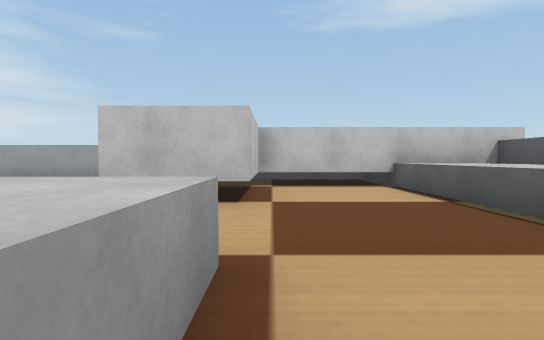
View 1 (above)

21 first-person views from a walk through a world built for the Webots simulator. The camera is 0.06 m above the floor, tilts 2° down and sees 80° across. The floor is counted in squares, 0.1 m on a side. Each view is taken from the middle of a square. On the plan, view 1 faces up. The plan holds only what a view shows up to about 10 squares ahead; the rest is blank. The robots in the file are not drawn. Webots' stock objects and surfaces are drawn as simple stand-ins.

View 2
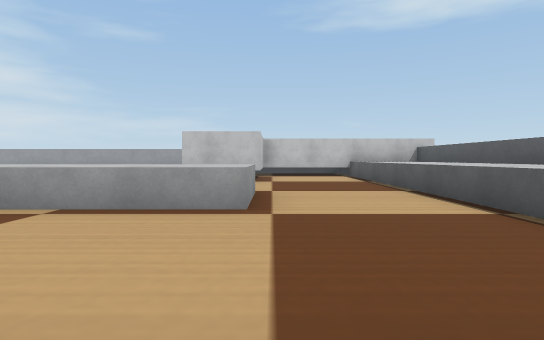

View 3
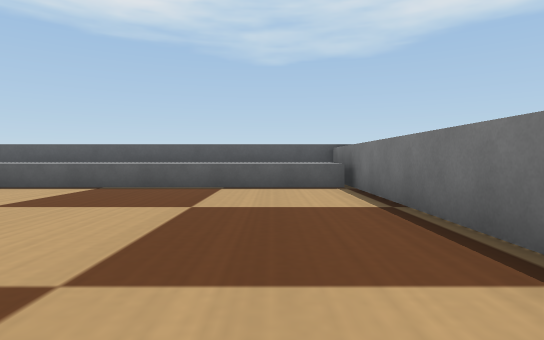

View 4
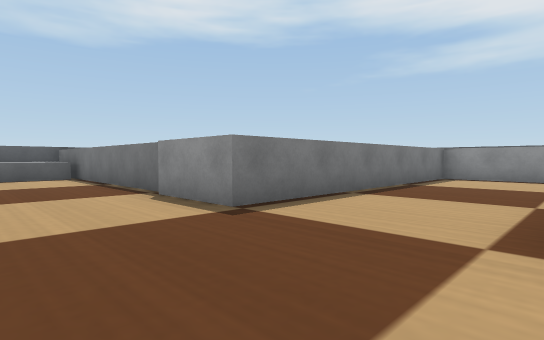

View 5
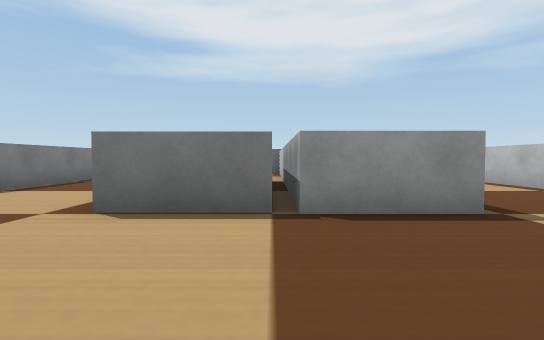

View 6
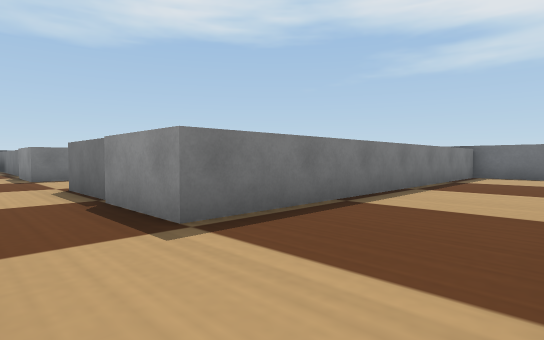

View 7
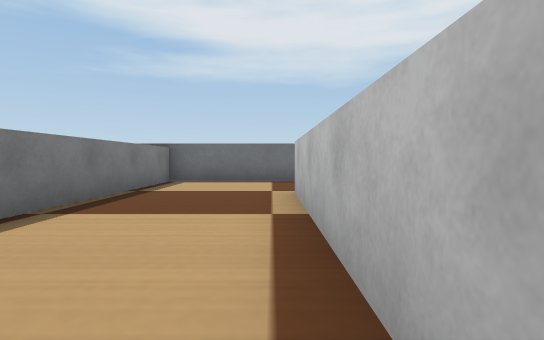

View 8
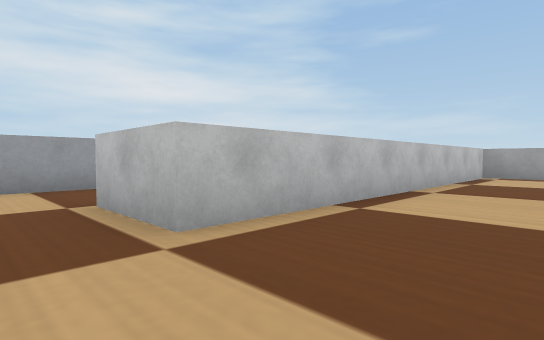

View 9
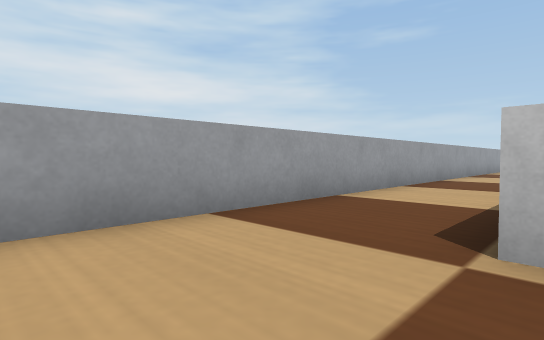

View 10
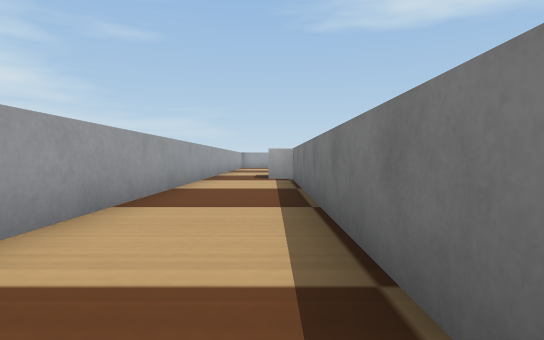

View 11
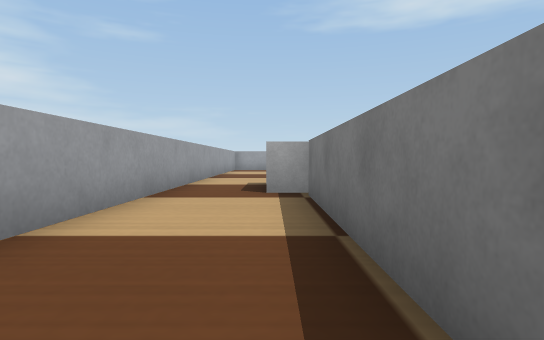

View 12
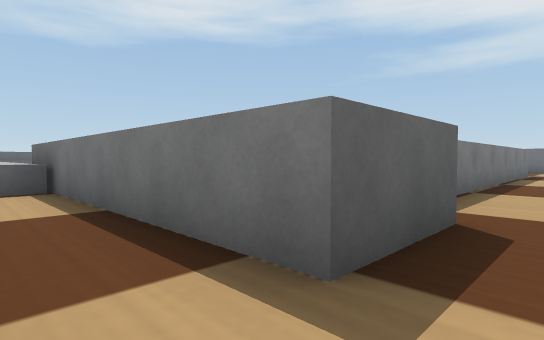

View 13
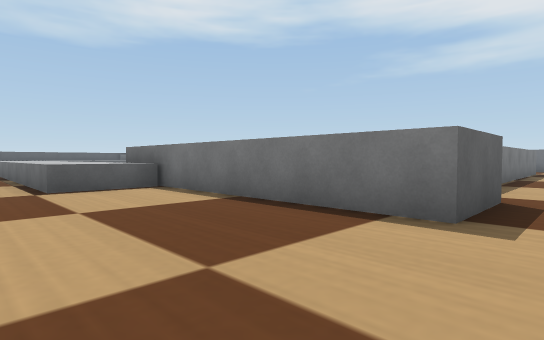

View 14
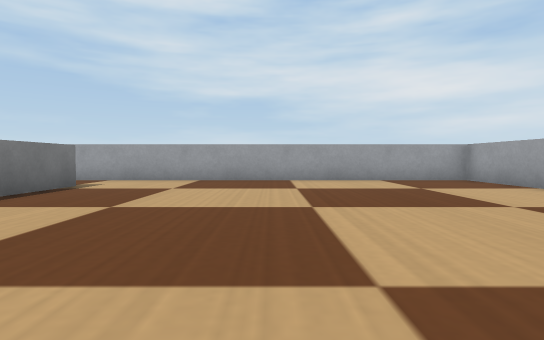

View 15
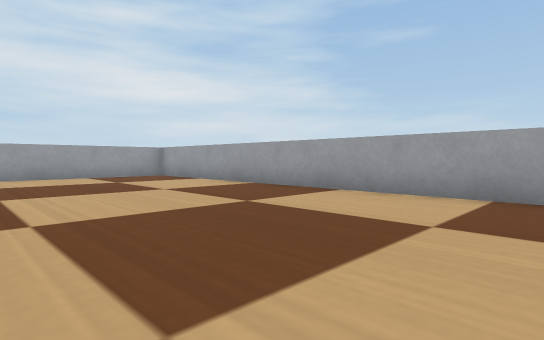

View 16
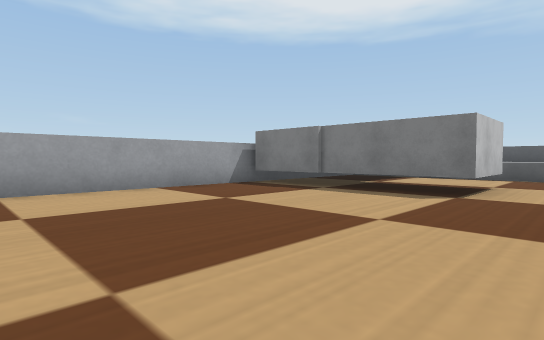

View 17
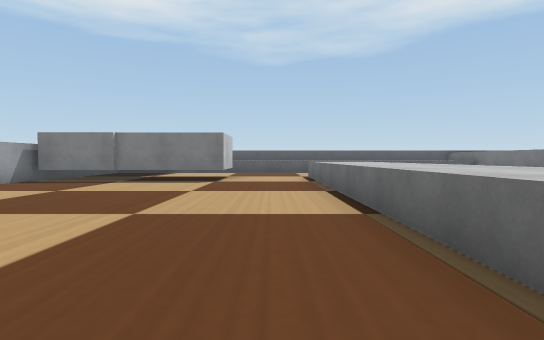

View 18
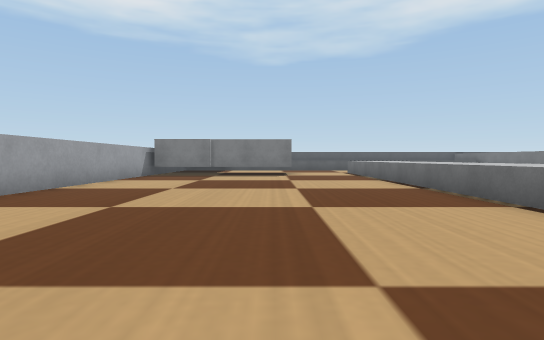

View 19
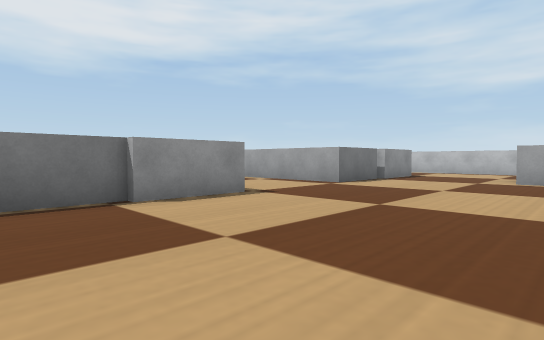

View 20
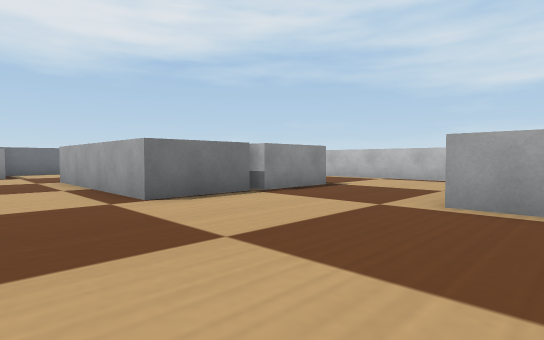

View 21
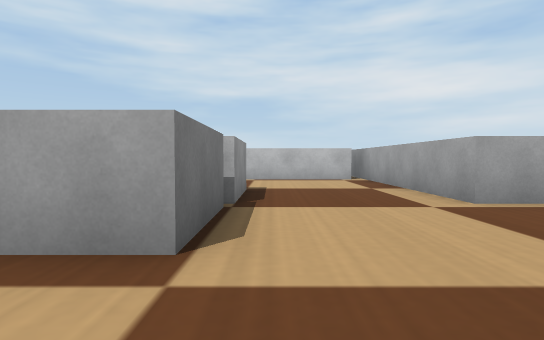

### Floor plan
Points are (right, up) in squares from view 1. A wall is a line through its corners. A room is listed if a view was taken in it or the views show most of it. See-through windows are left out.
Room 1 (views 1, 2, 19)
walls: (-2.9, -5.7) (4.5, -5.7); (4.5, 7.2) (-0.3, 7.2) (-0.3, 4.3) (-2.3, 4.3)
low walls: (-0.3, 1.9) (-0.3, -0.2) (-3.2, -0.2); (-2.5, 1.8) (-1, 1.8); (2.7, -5.6) (2.7, 9.4)
ways out: opening at (-1.5, -0.5) to room 2
Room 2 (views 3, 4, 5, 6, 7, 8, 9, 10, 11, 12, 13, 14, 15, 16, 17, 18, 20, 21)
walls: (-10.3, -1.2) (-10.3, -2.3) (-18.1, -2.3) (-18.1, -0.3) (-10.2, -0.3); (-15.4, -2.6) (-15.4, -12.7) (-17.5, -12.7); (-10.1, -5.5) (-8, -5.5) (-8, -10.6); (-2.3, 4.3) (-2.3, 9.3); (-17.4, -11.6) (-17.4, -2.8); (-4.8, -11.4) (-4.8, -5.5) (-2.8, -5.5); (-15.6, -15.6) (-12.3, -15.6) (-12.3, -5.5) (-10.3, -5.5); (2.7, 9.4) (-20, 9.4) (-20, -14.8)
low walls: (-12.3, -0.2) (-12.3, 1.8) (-2.5, 1.8)
ways out: opening at (-1.5, -0.5) to room 1; opening at (-6.5, -11)

Where each view was taken, in squares from view 1:
view 1: 0 up, 0 right, facing up
view 2: 4 down, 0 right, facing up
view 3: 4 down, 4 left, facing right
view 4: 3 down, 8 left, facing down-right
view 5: 2 down, 10 left, facing down
view 6: 4 down, 15 left, facing down-right
view 7: 7 down, 15 left, facing down
view 8: 14 down, 13 left, facing up-left
view 9: 15 down, 17 left, facing up-left
view 10: 12 down, 18 left, facing up
view 11: 8 down, 18 left, facing up
view 12: 1 up, 19 left, facing down-right
view 13: 3 up, 19 left, facing down-right
view 14: 4 up, 11 left, facing left
view 15: 4 up, 9 left, facing up-left
view 16: 3 up, 8 left, facing up-right
view 17: 3 up, 11 left, facing right
view 18: 5 up, 14 left, facing right
view 19: 1 down, 1 left, facing down-left
view 20: 1 down, 6 left, facing down-left
view 21: 5 down, 6 left, facing left
